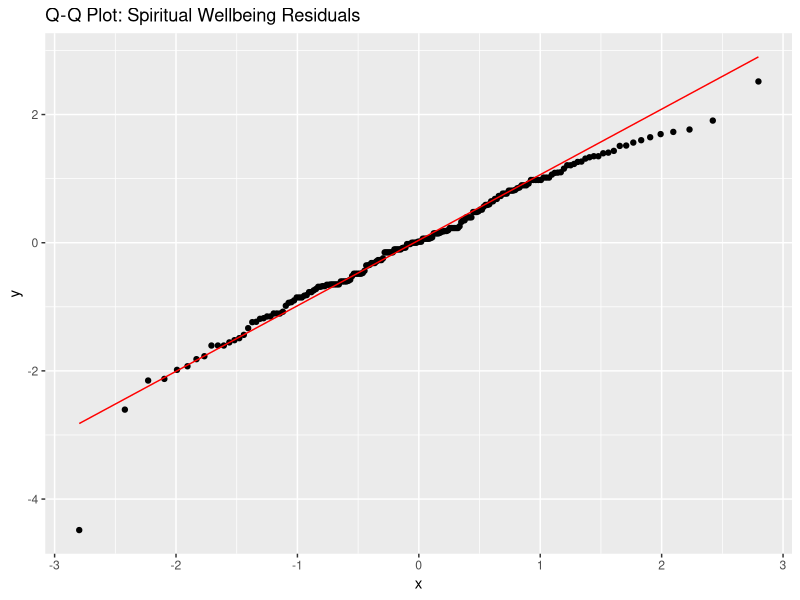
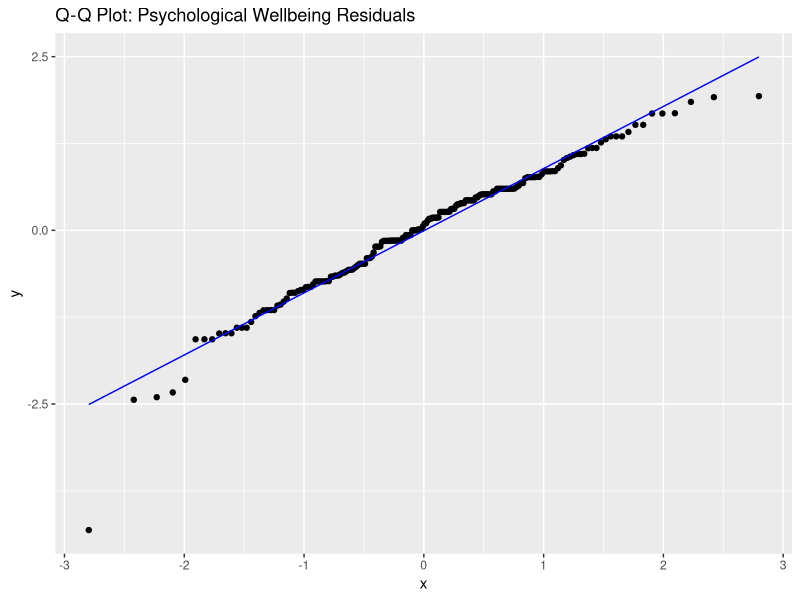

The R script that drew these images, in order:
read.csv("Data/Complete_Data - 1.csv", header = TRUE)
myData <- read.csv("Data/Complete_Data - 1.csv", header = TRUE)

myData$Demographics_relig <- as.factor(myData$Demographics_relig)

library(car)
library(ggplot2)

#Spiritual 
model_spirit <- aov(Total_Spirit_Wellbeing ~ Demographics_relig, data = myData)
shapiro.test(residuals(model_spirit))
spirit_mod <- ggplot(data = data.frame(resid = residuals(model_spirit)), aes(sample = resid)) +
  stat_qq() +
  stat_qq_line(color = "red") +
  ggtitle("Q-Q Plot: Spiritual Wellbeing Residuals")
print(spirit_mod)

#Psychological 
model_psych <- aov(Total_Psych_Wellbeing ~ Demographics_relig, data = myData)
shapiro.test(residuals(model_psych))
psych_mod<- ggplot(data = data.frame(resid = residuals(model_psych)), aes(sample = resid)) +
  stat_qq() +
  stat_qq_line(color = "blue") +
  ggtitle("Q-Q Plot: Psychological Wellbeing Residuals")
print(psych_mod)


#Social 
model_social <- aov(Total_Social_Wellbeing ~ Demographics_relig, data = myData)
shapiro.test(residuals(model_social))


#Emotional 
model_emot <- aov(Total_Emot_Wellbeing ~ Demographics_relig, data = myData)
shapiro.test(residuals(model_emot))


#Intellectual
model_int <- aov(Total_Int_Wellbeing ~ Demographics_relig, data = myData)
shapiro.test(residuals(model_int))


#Physical 
model_phys <- aov(Total_Physical_Wellbeing ~ Demographics_relig, data = myData)
shapiro.test(residuals(model_phys))
